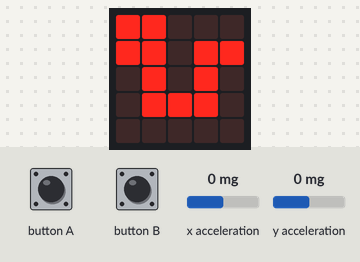
The program below on a simulated BBC micro:bit running MicroPython. On the bench: the board's 5×5 LED display. The test bench sets the inputs (shaded band); at power-on: y acceleration 0 mg, x acceleration 0 mg.

Above: at 1.2 s.
1.3 s: button A pressed for 0.15 s
At 1.95 s:
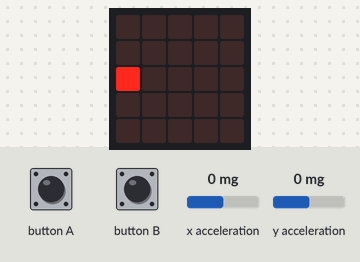
2.0 s: y acceleration set to -95 mg
5.0 s: y acceleration set to -111 mg
At 5.23 s:
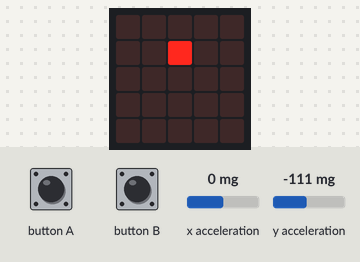
7.3 s: x acceleration set to -1440 mg
At 7.52 s:
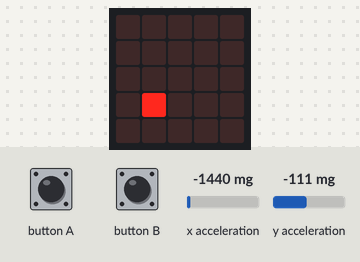
9.6 s: x acceleration set to 0 mg
At 10.05 s:
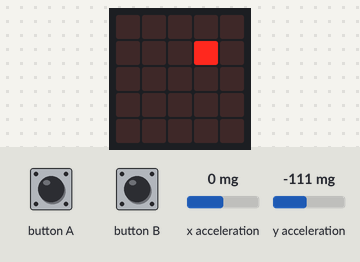
12.6 s: x acceleration set to -750 mg
At 13.36 s:
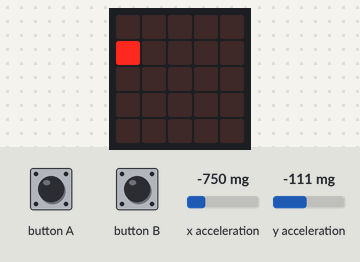
Timing chart, 0 to 15.6 s (numbered marks = the images above; inputs shaded):
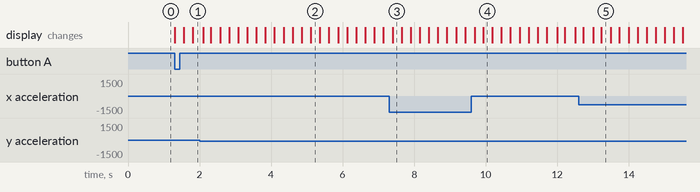

Measured:
- the behaviour switches between -100 and -101 mg on y acceleration (found by bisection; images 1 and 2)
- after the input at 1.3 s, the display: first changes at once (image 1 shows a later state)
- after the input at 5.0 s, the display: changes after 0.11 s (image 2)
- after the input at 7.3 s, the display: changes after 0.10 s (image 3)
- after the input at 9.6 s, the display: first changes after 0.10 s (image 4 shows a later state)
- after the input at 12.6 s, the display: first changes after 0.12 s (image 5 shows a later state)

The program:

snake_4.py
```python
# tag::constants[]
from microbit import *

DIRECTIONS = {
    'left': (-1, 0),
    'right': (1, 0),
    'up': (0, -1),
    'down': (0, 1),
}
# end::constants[]

MIN_COORD = 0
MAX_COORD = 4


def wait_for_button():
    while not (button_a.was_pressed() or button_b.was_pressed()):
        sleep(1)

# tag::move[]
class Game:

    def move(self):
        # Look up the tuple x_speed, y_speed, by direction and unpack to the variables.
        x_speed, y_speed = DIRECTIONS[self.direction]  # <1>

        self.x += x_speed  # <2>
        self.y += y_speed
# end::move[]

# tag::handle_input[]
    def handle_input(self):
        acc_x = accelerometer.get_x()
        acc_y = accelerometer.get_y()

        if abs(acc_x) > abs(acc_y):
            if acc_x < -100:
                self.direction = 'left'
            if acc_x > 100:
                self.direction = 'right'

        else:
            if acc_y < -100:
                self.direction = 'up'
            if acc_y > 100:
                self.direction = 'down'
# end::handle_input[]

# tag::reset[]
    def reset(self):
        # Initial values
        self.x = 2
        self.y = 2

        self.direction = 'right'
# end::reset[]

    def wrap(self):
        if self.x > MAX_COORD:
            self.x = MIN_COORD
        if self.x < MIN_COORD:
            self.x = MAX_COORD
        if self.y > MAX_COORD:
            self.y = MIN_COORD
        if self.y < MIN_COORD:
            self.y = MAX_COORD

    def draw(self):
        display.clear()
        display.set_pixel(self.x, self.y, 9)

    def game_over(self):
        return False


game = Game() # Create our game object.
game.reset() # Reset the game state.

display.show(Image.SNAKE)
wait_for_button()

# tag::main_loop[]
while not game.game_over():
    game.handle_input()
    game.move()
    game.wrap()
    game.draw()
    sleep(250)
# end::main_loop[]
```
